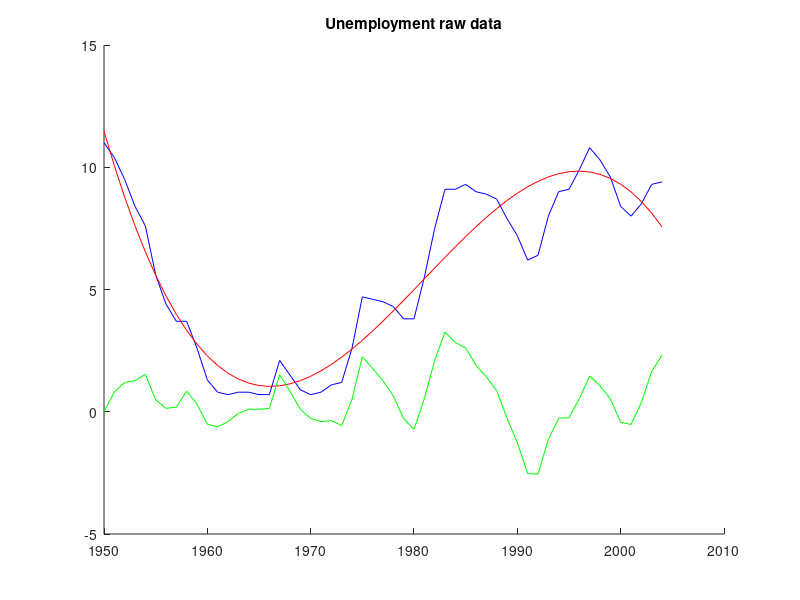
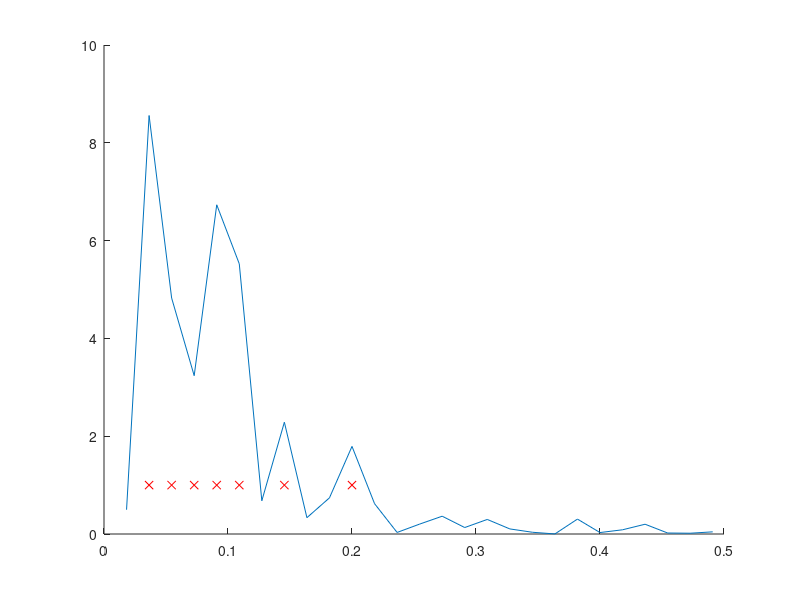
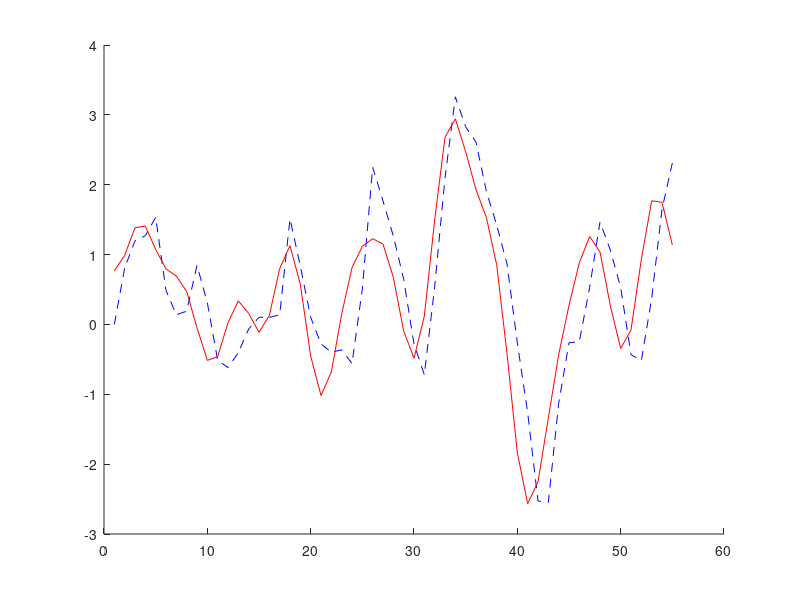
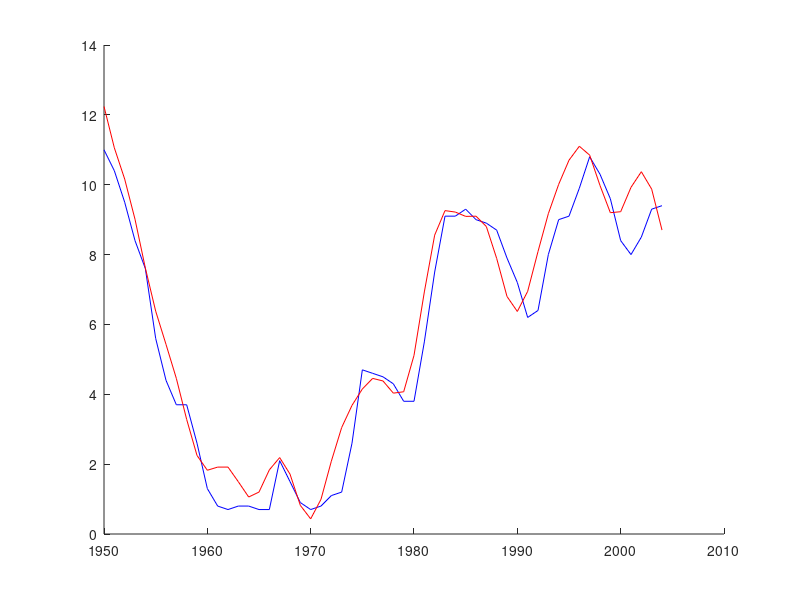

Recreate these plots in MATLAB, in order.
S = dlmread('example_data/wbsa0231.dat');
A = S;

%% Polynomische Regression

figure
hold on;
title('Unemployment raw data');

plot(S(:,1), S(:,2), 'b-');

pause();

R = [S(:,1).^3 S(:,1).^2 S(:,1) ones(size(S,1),1)];
fprintf('Foobar');

a = (R'*R)\R' * S(:,2);
a

x = min(S(:,1)):max(S(:,1));
x1 = x;

y = a(1) .* x .^3 + a(2) .* x .^ 2 + a(3) .* x + a(4);
y1 = y;

plot(S(:,1), y, 'r-');

Sp = S;
Sp(:,2) = Sp(:,2) - y';
Sp(:,2) = Sp(:,2) - Sp(1,2);

plot(x, Sp(:,2), 'g-');
pause();


%% Periodische Regression

n = size(S, 1);
F = 1/n:1/n:1/2;
t = (0:(n-1))';
p = [];
S = Sp(:,2);
xm = mean(S);

i = 1;
for f = F
    p(i) = 1/n * sum((xm - S) .* cos(2 * pi .* f .* t))^2 + 1/n * sum((xm - S) .* sin(2 * pi .* f .* t))^2; 
    i = i + 1;
end

figure;
hold on;
plot(F, p, '-');

[ps,psi] = sort(p, 2, 'descend');

mf = F(psi(1:7));
plot(mf,1,'rx');

R = [];
for f = mf
   R = [R, cos(2*pi * f .* t), sin(2*pi * f .* t)];
end

a = (R'*R)\R' * (S - xm);
a

t = 1:size(mf,1);
x = 1:n;

y = xm; i = 0;
for f = mf
   y = y + a(2*i+1) * cos(2*pi * f .* x) + a(2*i+2) * sin(2*pi * f .* x);
   i = i + 1;
end

figure;
hold on;
plot(x,S, 'b--');
plot(x,y, 'r-');

%% Endausgabe

figure;

hold on;
plot(A(:,1), A(:,2), 'b-');
plot(x1, y1 + y, 'r-');

pause();
